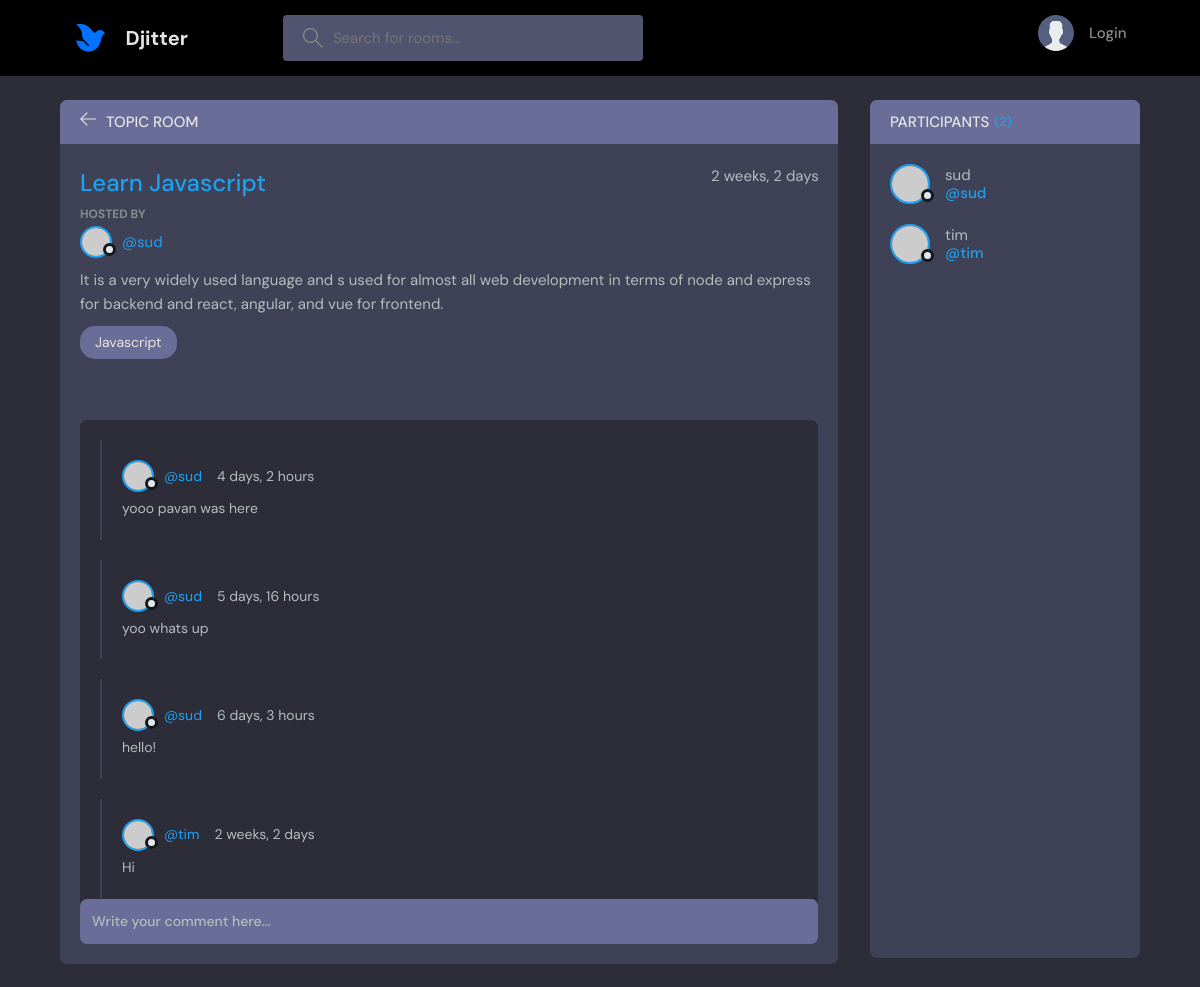
The app's page /room/2 with its own data.
### base/models.py (models this page shows, shortened)
class Room(models.Model):
    host = models.ForeignKey(User, on_delete=models.SET_NULL, null=True)
    topic = models.ForeignKey(
        Topic, on_delete=models.SET_NULL, null=True
    )  # Topic would need to be enclosed in quotes if class Topic was below class Room
    name = models.CharField(max_length=200)
    description = models.TextField(null=True, blank=True)
    participants = models.ManyToManyField(
        User, related_name='participants', blank=True
    )  # related_name allows us to access participants from User model
    updated = models.DateTimeField(auto_now=True)
    created = models.DateTimeField(auto_now_add=True)
    class Meta:
        ordering = ['-updated', '-created'] # '-' means descending so newest is at the top

class Topic(models.Model):
    name = models.CharField(max_length=200)
    def __str__(self):
        return self.name

class Message(models.Model):
    user = models.ForeignKey(
        User, on_delete=models.CASCADE
    )  # on_delete=models.CASCADE means if the user is deleted, delete all messages by the user
    room = models.ForeignKey(Room, on_delete=models.CASCADE)
    body = models.TextField()
    updated = models.DateTimeField(auto_now=True)
    created = models.DateTimeField(auto_now_add=True)
    class Meta:
        ordering = ['-updated', '-created']

### base/views.py (the view)
# urls.py: path('room/<str:pk>', views.room, name='room'),
def room(request, pk):  # pk is primary key which is the the room number in the URL
    room = Room.objects.get(id=pk)  # get the room with the id of pk
    room_messages = room.message_set.all().order_by(
        "-created"
    )  # get all messages in room in order of creation
    participants = room.participants.all()
    if request.method == "POST":
        message = Message.objects.create(
            user=request.user, room=room, body=request.POST.get("body")
        )
        room.participants.add(request.user)
        return redirect("room", pk=room.id)
    context = {
        "room": room,
        "room_messages": room_messages,
        "participants": participants,
    }
    return render(request, "base/room.html", context)

### base/templates/base/room.html (shortened to what this page needs)
{% extends 'main.html' %} {% block content %}
<main class="profile-page layout layout--2">
  <div class="container">
    <div class="room">
      <div class="room__top">
        <div class="room__topLeft">
          <a href="{{ request.META.HTTP_REFERER }}">
            <svg
              version="1.1"
              xmlns="http://www.w3.org/2000/svg"
              width="32"
              height="32"
              viewBox="0 0 32 32"
            >
              <title>arrow-left</title>
              <path
                d="M13.723 2.286l-13.723 13.714 13.719 13.714 1.616-1.611-10.96-10.96h27.625v-2.286h-27.625l10.965-10.965-1.616-1.607z"
              ></path>
            </svg>
          </a>
          <h3>Topic Room</h3>
        </div>
      </div>
      <div class="room__box scroll">
        <div class="room__header scroll">
          <div class="room__info">
            <h3>{{room.name}}</h3>
            <span>{{room.created|timesince}}</span>
          </div>
          <div class="room__hosted">
            <p>Hosted By</p>
            <a
              href="{% url 'user-profile' room.host.id %}"
              class="room__author"
            >
              <div class="avatar avatar--small">
                <img src="https://randomuser.me/api/portraits/men/37.jpg" />
              </div>
              <span>@{{room.host.username}}</span>
            </a>
          </div>
          <div class="room__details">
            <p>{{room.description}}</p>
          </div>
          <span class="room__topics">{{room.topic}}</span>
        </div>
        <div class="room__conversation">
          <div class="threads scroll">
            {% for message in room_messages %}
            <div class="thread">
              <div class="thread__top">
                <div class="thread__author">
                  <a
                    href="{% url 'user-profile' message.user.id %}"
                    class="thread__authorInfo"
                  >
                    <div class="avatar avatar--small">
                      <img
                        src="https://randomuser.me/api/portraits/men/37.jpg"
                      />
                    </div>
                    <span>@{{message.user.username}}</span>
                  </a>
                  <span class="thread__date"
                    >{{message.created|timesince}}
                  </span>
                </div>
              </div>
              <div class="thread__details">
                <p>{{message.body}}</p>
              </div>
            </div>
            {% endfor %}
          </div>
        </div>
      </div>
      <div class="room__message">
        <form action="#">
          <input name="" placeholder="Write your comment here..." />
        </form>
      </div>
    </div>
    <div class="participants">
      <h3 class="participants__top">
        Participants <span>({{participants.count}})</span>
      </h3>
      <div class="participants__list scroll">
        {% for user in participants %}
        <a href="{% url 'user-profile' user.id %}" class="participant">
          <div class="avatar avatar--medium">
            <img src="https://randomuser.me/api/portraits/men/37.jpg" />
          </div>
          <p>
            {{user.username}}
            <span>@{{user.username}}</span>
          </p>
        </a>
        {% endfor %}
      </div>
    </div>
  </div>
</main>
{% endblock %}

### records on screen
Room: name "Learn Javascript", created "2 weeks, 2 days", host.username "sud", description "It is a very widely used language and s used for almost all web development in terms of node and express for backend and react, angular, and vue for frontend.", topic "Javascript"
Message: user.username "sud", created "4 days, 2 hours", body "yooo pavan was here"
Message: user.username "sud", created "5 days, 16 hours", body "yoo whats up"
Message: user.username "sud", created "6 days, 3 hours", body "hello!"
Message: user.username "tim", created "2 weeks, 2 days", body "Hi"

### other values on screen
{{ user.username }} "sud"
{{ user.username }} "tim"
